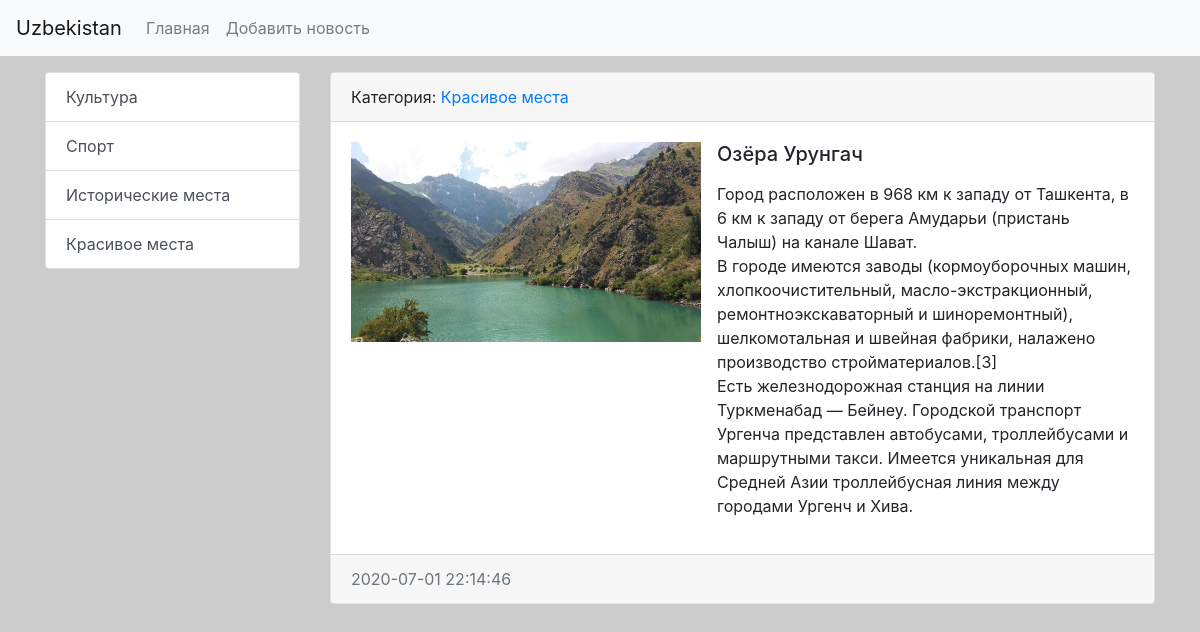
The app's page /news/11/ with its own data.
### news/models.py (models this page shows, shortened)
class Category(models.Model):
    title = models.CharField(max_length=150, db_index=True, verbose_name="name of category")
    def get_absolute_url(self):
        return reverse('category', kwargs={"category_id": self.pk})
    def __str__(self):
        return self.title
    class Meta:
        verbose_name = 'category'
        verbose_name_plural = 'Категории'
        ordering = ['title']

class News(models.Model):
    title = models.CharField(max_length=150)
    content = models.TextField(blank=True)
    created_at = models.DateTimeField(auto_now_add=True)
    updated_at = models.DateTimeField(auto_now=True)
    photo = models.ImageField(upload_to='photos/%Y/%m/%d', blank=True)
    is_published = models.BooleanField(default=True)
    category = models.ForeignKey('Category', on_delete=models.PROTECT)
    views = models.IntegerField(default=0)
    class Meta:
        verbose_name = 'Новость'
        verbose_name_plural = 'Новости'
        ordering = ['created_at']

### news/views.py (the view)
# urls.py: path('news/<int:pk>/', ViewNews.as_view(), name='view_news'),
class ViewNews(DetailView):
    model = News
    context_object_name = 'news_item'

### news/templatetags/news_tags.py (called while the page is built)
@register.inclusion_tag('news/list_categories.html')
def show_categories(arg1='Hello', arg2='world'):
    categories = Category.objects.annotate(cnt=Count('news')).filter(cnt__gt=0)
    return {"categories": categories, "arg1": arg1, "arg2": arg2 }

### news/templates/news/news_detail.html (shortened to what this page needs)
{% extends 'base.html' %}
{% block sidebar %}
                  {% include 'inc/_sidebar.html' %}
{% endblock %}
{% block content %}
           <div class="card mb-3">
                  <div class="card-header">
                      Категория: <a href="{{news_item.category.get_absolute_url }}"> {{ news_item.category }} </a>
                  </div>
                  <div class="card-body">
                    <div class = "media">
                        {% if news_item.photo  %}
                        <img src="{{ news_item.photo.url  }}" alt="" width="350"  height="200" class="mr-3">
                        {% else %}
                        <img src=https://picsum.photos/seed/picsum/350/235 alt="">
                        {% endif %}
                        <div class="media-body">
                            <h5 class="card-title">{{ news_item.title }}</h5>
                            <p class="card-text">{{ news_item.content|safe|linebreaks}}</p>
                        </div>
                    </div>
                  </div>
                  <div class="card-footer text-muted">
                    {{ news_item.created_at|date:"Y-m-d H:i:s" }}
                  </div>
                </div>
{% endblock %}

### news/templates/news/list_categories.html
<div class="list-group">
        {% for item in categories %}
         <a href="{{ item.get_absolute_url }}" class="list-group-item list-group-item-action">{{ item.title }}</a>
        {% endfor %}
</div>

### mysite/static/css/style.css (style rules this page uses)
body { background-color: #ccc; }

### records on screen
Category: title "Культура"
Category: title "Спорт"
Category: title "Исторические места"
Category: title "Красивое места"
News: category "Красивое места", photo (picture), title "Озёра Урунгач", content "Город расположен в 968 км к западу от Ташкента, в 6 км к западу от берега Амударьи (пристань Чалыш) на канале Шават. В городе имеются заводы (кормоуборочных машин, хлопкоочистительный, масло-экстракционный, ремонтноэкскаваторный и шиноремонтный), шелкомотальная и швейная фабрики, налажено производство стройматериалов.[3] Есть железнодорожная станция на линии Туркменабад — Бейнеу. Городской транспорт Ургенча представлен автобусами, троллейбусами и маршрутными такси. Имеется уникальная для Средней Азии троллейбусная линия между городами Ургенч и Хива.", created_at "2020-07-01 22:14:46"
